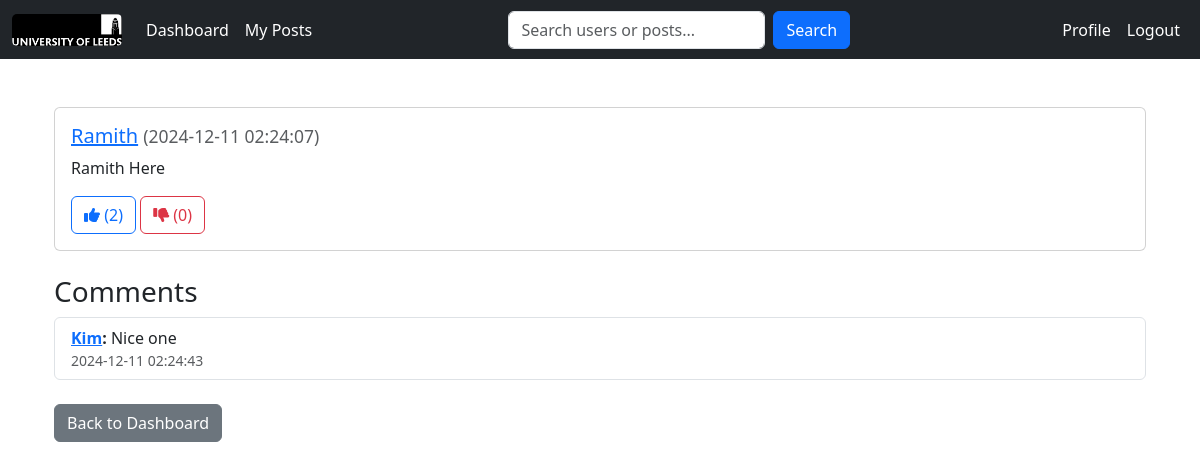
The app's page /post/3 (signed in) with its own data.
### website/models.py (models this page shows, shortened)
class User(db.Model):
    id = db.Column(db.Integer, primary_key=True)
    name = db.Column(db.String(100), nullable=False)
    email = db.Column(db.String(100), unique=True)
    password = db.Column(db.String(100))  # Storing hashed passwords
    posts = db.relationship("Post", backref="user", lazy=True)
    liked_posts = db.relationship("Post", secondary="like", back_populates="liked_by")
    disliked_posts = db.relationship(
        "Post", secondary="dislike", back_populates="disliked_by"
    )
    followers = db.relationship(
        "User",
        secondary="follows",
        primaryjoin="Follows.followed_id == User.id",
        secondaryjoin="Follows.follower_id == User.id",
        backref="following",
    )

class Post(db.Model):
    id = db.Column(db.Integer, primary_key=True)
    content = db.Column(db.Text, nullable=False)
    created_at = db.Column(db.DateTime, default=db.func.now())  # Timestamping (time of post created)
    user_id = db.Column(db.Integer, db.ForeignKey("user.id"))
    liked_by = db.relationship("User", secondary="like", back_populates="liked_posts") #A many-to-many relationship tracking users who liked the post through "like" association table.
    disliked_by = db.relationship(
        "User", secondary="dislike", back_populates="disliked_posts" #A many-to-many relationship tracking users who disliked the post through "dislike" association table.
    )
    comments = db.relationship("Comment", backref="post", lazy=True) # A one-to-many relationship for comments associated with the post.

class Comment(db.Model):
    id = db.Column(db.Integer, primary_key=True)
    content = db.Column(db.Text, nullable=False)
    created_at = db.Column(db.DateTime, default=db.func.now())
    post_id = db.Column(db.Integer, db.ForeignKey("post.id"))  # Foreign key to Post
    user_id = db.Column(db.Integer, db.ForeignKey("user.id"))  # Foreign key to User
    user = db.relationship("User", backref=db.backref("comments", lazy=True))

### website/views.py (the view)
@app.route('/post/<int:post_id>')
@login_required
def view_post(post_id):
    post = Post.query.get_or_404(post_id)
    return render_template('post.html', post=post)

### website/views.py (called while the page is built)
def login_required(f):
    @wraps(f)
    def decorated_function(*args, **kwargs):
        if 'email' not in session:
            flash("You need to be logged in to access this page.", "danger")
            return redirect('/login')
        return f(*args, **kwargs)
    return decorated_function

@app.context_processor
def provide_user():
    if 'email' in session:
        current_user = User.query.filter_by(email=session['email']).first()
        return {'current_user': current_user}
    return {'current_user': None}

### website/templates/post.html (shortened to what this page needs)
{% extends "base.html" %}
{% block content %}
<head>
    <link rel="stylesheet" href="https://cdn.jsdelivr.net/npm/bootstrap@5.3.0-alpha1/dist/css/bootstrap.min.css">
</head>
<body>
    <div class="container mt-5">
        <div class="card mb-4">
            <div class="card-body">
                <h5 class="card-title">
                    <a href="/profile/{{ post.user.id }}" class="text-primary">{{ post.user.name }}</a>
                    <small class="text-muted">({{ post.created_at.strftime('%Y-%m-%d %H:%M:%S') }})</small>
                </h5>
                <p class="card-text">{{ post.content }}</p>
                <button class="btn btn-outline-primary like-button" data-post-id="{{ post.id }}">
                    <i class="fas fa-thumbs-up"></i> (<span id="like-count-{{ post.id }}">{{ post.liked_by | length }}</span>)
                </button>
                <button class="btn btn-outline-danger dislike-button" data-post-id="{{ post.id }}">
                    <i class="fas fa-thumbs-down"></i> (<span id="dislike-count-{{ post.id }}">{{ post.disliked_by | length }}</span>)
                </button>
            </div>
        </div>
        <h3>Comments</h3>
        <ul id="comment-list-{{ post.id }}" class="list-group mb-3">
            {% for comment in post.comments %}
                <li class="list-group-item d-flex justify-content-between align-items-center">
                    <div>
                        <b><a href="/profile/{{ comment.user.id }}" class="text-primary">{{ comment.user.name }}</a>: </b>{{ comment.content }}
                        <small class="text-muted d-block">{{ comment.created_at.strftime('%Y-%m-%d %H:%M:%S') }}</small>
                    </div>
                </li>
            {% endfor %}
        </ul>
        <div class="mt-4">
            <a href="/dashboard" class="btn btn-secondary">Back to Dashboard</a>
        </div>
    </div>
</body>
</html>
{% endblock %}

### records on screen
User: user.name "Ramith"
Post: created_at "2024-12-11 02:24:07", content "Ramith Here"
Comment: user.name "Kim", content "Nice one", created_at "2024-12-11 02:24:43"

### other values on screen
{{ post.liked_by | length }} "2"
{{ post.disliked_by | length }} "0"
